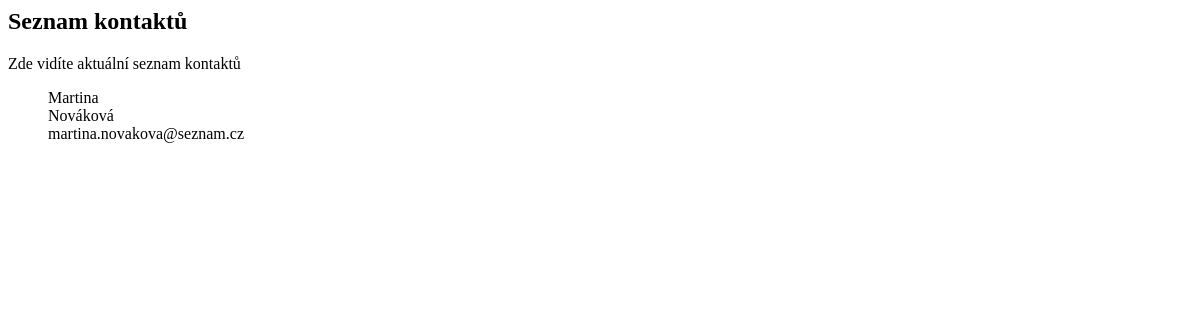
The app's page /crm/kontakty/, older data.
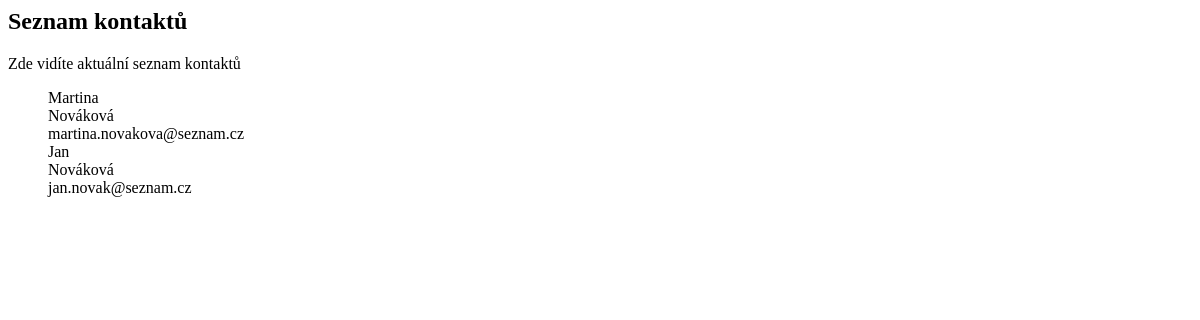
The same page, newer data.
### crm/models.py (models this page shows)
class Kontakt(models.Model):
  jmeno = models.CharField(max_length=100)
  prijmeni = models.CharField(max_length=100)
  email = models.CharField(max_length=100)
  datum = models.DateTimeField()
  kategorie = models.ForeignKey(Kategorie, on_delete=models.SET_NULL, null=True)

### crm/views.py (the view)
# urls.py: path('kontakty/', views.KontaktView.as_view(), name='kontakty'),
class KontaktView(ListView):
    model = models.Kontakt
    template_name = "crm/kontakty_list.html"

### templates/crm/kontakty_list.html
{% extends "../base.html" %}
{% block content %}
<h2>Seznam kontaktů</h2>
<p>Zde vidíte aktuální seznam kontaktů</p>
<ul>
    {% for kontakt in object_list %}
    <li>
        <div>
            <p>{{ kontakt.jmeno }}</p>
            <p>{{ kontakt.prijmeni }}</p>
            <p>{{ kontakt.email }}</p>
        </div>
    </li>
    {% endfor %}
</ul>
{% endblock %}

Row changes from the older to the newer data that the page shows:
added Kontakt: jmeno "Jan", prijmeni "Nováková", email "jan.novak@seznam.cz"
